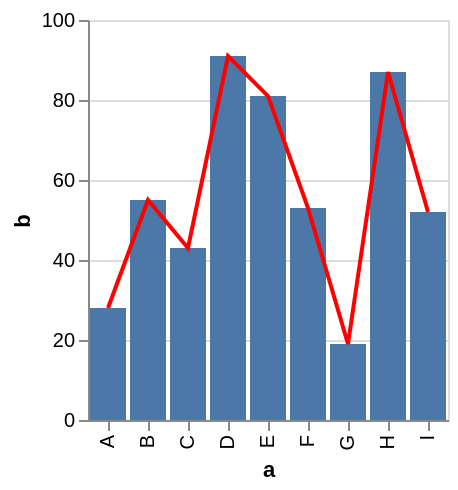

This figure's Vega-Lite source:
### Vega specification from a JSON file in a GitHub repository (floating-point values rounded to 4 significant figures)
{"$schema": "https://vega.github.io/schema/vega/v5.json", "autosize": "pad", "padding": 5, "height": 200, "style": "cell", "data": [{"name": "source_0", "values": [{"a": "A", "b": 28}, {"a": "B", "b": 55}, {"a": "C", "b": 43}, {"a": "D", "b": 91}, {"a": "E", "b": 81}, {"a": "F", "b": 53}, {"a": "G", "b": 19}, {"a": "H", "b": 87}, {"a": "I", "b": 52}]}, {"name": "data_0", "source": "source_0", "transform": [{"type": "filter", "expr": "datum[\"b\"] !== null && !isNaN(datum[\"b\"])"}]}], "signals": [{"name": "x_step", "value": 20}, {"name": "width", "update": "bandspace(domain('x').length, 0.1, 0.05) * x_step"}], "marks": [{"name": "layer_0_marks", "type": "rect", "style": ["bar"], "from": {"data": "data_0"}, "encode": {"update": {"fill": {"value": "#4c78a8"}, "tooltip": {"signal": "{\"a\": datum[\"a\"], \"b\": format(datum[\"b\"], \"\")}"}, "x": {"scale": "x", "field": "a"}, "width": {"scale": "x", "band": true}, "y": {"scale": "y", "field": "b"}, "y2": {"scale": "y", "value": 0}}}}, {"name": "layer_1_marks", "type": "line", "style": ["line"], "sort": {"field": "datum[\"a\"]"}, "from": {"data": "source_0"}, "encode": {"update": {"stroke": {"value": "red"}, "tooltip": {"signal": "{\"a\": datum[\"a\"], \"b\": format(datum[\"b\"], \"\")}"}, "x": {"scale": "x", "field": "a", "band": 0.5}, "y": {"scale": "y", "field": "b"}, "defined": {"signal": "datum[\"b\"] !== null && !isNaN(datum[\"b\"])"}}}}], "scales": [{"name": "x", "type": "band", "domain": {"fields": [{"data": "data_0", "field": "a"}, {"data": "source_0", "field": "a"}], "sort": true}, "range": {"step": {"signal": "x_step"}}, "paddingInner": 0.1, "paddingOuter": 0.05}, {"name": "y", "type": "linear", "domain": {"fields": [{"data": "data_0", "field": "b"}, {"data": "source_0", "field": "b"}]}, "range": [{"signal": "height"}, 0], "nice": true, "zero": true}], "axes": [{"scale": "x", "orient": "bottom", "grid": false, "title": "a", "labelAlign": "right", "labelAngle": 270, "labelBaseline": "middle", "labelOverlap": true, "zindex": 1}, {"scale": "y", "orient": "left", "grid": false, "title": "b", "labelOverlap": true, "tickCount": {"signal": "ceil(height/40)"}, "zindex": 1}, {"scale": "y", "orient": "left", "gridScale": "x", "grid": true, "tickCount": {"signal": "ceil(height/40)"}, "domain": false, "labels": false, "maxExtent": 0, "minExtent": 0, "ticks": false, "zindex": 0}]}
